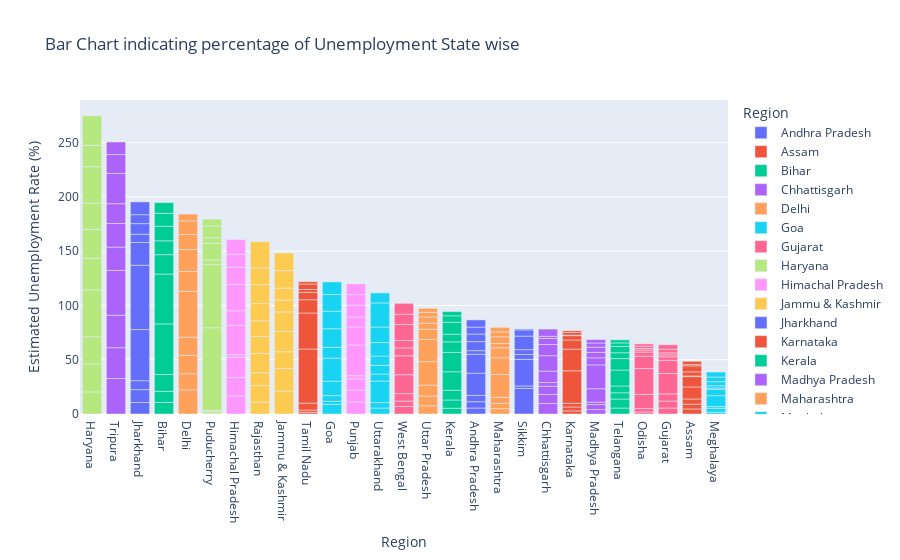

Write notebook code for a chart like this one.
### Code cell
n=px.bar(data,x='Region',y=' Estimated Unemployment Rate (%)',color='Region',title="Bar Chart indicating percentage of Unemployment State wise",template='plotly')
n.update_layout(xaxis={'categoryorder':'total descending'})
n.show()

### Figure 1 — Plotly figure (JSON) as saved in the notebook; plotly's stock layout.template omitted (floating-point values rounded to 4 significant figures)
{"data": [{"alignmentgroup": "True", "hovertemplate": "Region=%{x}<br> Estimated Unemployment Rate (%)=%{y}<extra></extra>", "legendgroup": "Andhra Pradesh", "marker": {"color": "#636efa", "pattern": {"shape": ""}}, "name": "Andhra Pradesh", "offsetgroup": "Andhra Pradesh", "orientation": "v", "showlegend": true, "textposition": "auto", "type": "bar", "x": ["Andhra Pradesh", "Andhra Pradesh", "Andhra Pradesh", "Andhra Pradesh", "Andhra Pradesh", "Andhra Pradesh", "Andhra Pradesh", "Andhra Pradesh", "Andhra Pradesh", "Andhra Pradesh"], "xaxis": "x", "y": [5.48, 5.83, 5.79, 20.51, 17.43, 3.31, 8.34, 6.96, 6.4, 6.59], "yaxis": "y"}, {"alignmentgroup": "True", "hovertemplate": "Region=%{x}<br> Estimated Unemployment Rate (%)=%{y}<extra></extra>", "legendgroup": "Assam", "marker": {"color": "#EF553B", "pattern": {"shape": ""}}, "name": "Assam", "offsetgroup": "Assam", "orientation": "v", "showlegend": true, "textposition": "auto", "type": "bar", "x": ["Assam", "Assam", "Assam", "Assam", "Assam", "Assam", "Assam", "Assam", "Assam", "Assam"], "xaxis": "x", "y": [4.66, 4.41, 4.77, 11.06, 9.55, 0.6, 3.77, 5.53, 1.19, 3.02], "yaxis": "y"}, {"alignmentgroup": "True", "hovertemplate": "Region=%{x}<br> Estimated Unemployment Rate (%)=%{y}<extra></extra>", "legendgroup": "Bihar", "marker": {"color": "#00cc96", "pattern": {"shape": ""}}, "name": "Bihar", "offsetgroup": "Bihar", "orientation": "v", "showlegend": true, "textposition": "auto", "type": "bar", "x": ["Bihar", "Bihar", "Bihar", "Bihar", "Bihar", "Bihar", "Bihar", "Bihar", "Bihar", "Bihar"], "xaxis": "x", "y": [10.61, 10.29, 15.43, 46.64, 45.96, 17.82, 12.79, 13.44, 11.91, 9.82], "yaxis": "y"}, {"alignmentgroup": "True", "hovertemplate": "Region=%{x}<br> Estimated Unemployment Rate (%)=%{y}<extra></extra>", "legendgroup": "Chhattisgarh", "marker": {"color": "#ab63fa", "pattern": {"shape": ""}}, "name": "Chhattisgarh", "offsetgroup": "Chhattisgarh", "orientation": "v", "showlegend": true, "textposition": "auto", "type": "bar", "x": ["Chhattisgarh", "Chhattisgarh", "Chhattisgarh", "Chhattisgarh", "Chhattisgarh", "Chhattisgarh", "Chhattisgarh", "Chhattisgarh", "Chhattisgarh", "Chhattisgarh"], "xaxis": "x", "y": [9.65, 8.38, 7.54, 3.41, 10.5, 14.23, 10.27, 5.63, 1.96, 6.62], "yaxis": "y"}, {"alignmentgroup": "True", "hovertemplate": "Region=%{x}<br> Estimated Unemployment Rate (%)=%{y}<extra></extra>", "legendgroup": "Delhi", "marker": {"color": "#FFA15A", "pattern": {"shape": ""}}, "name": "Delhi", "offsetgroup": "Delhi", "orientation": "v", "showlegend": true, "textposition": "auto", "type": "bar", "x": ["Delhi", "Delhi", "Delhi", "Delhi", "Delhi", "Delhi", "Delhi", "Delhi", "Delhi", "Delhi"], "xaxis": "x", "y": [22.23, 14.84, 17.04, 16.68, 42.27, 18.19, 20.3, 13.79, 12.53, 6.27], "yaxis": "y"}, {"alignmentgroup": "True", "hovertemplate": "Region=%{x}<br> Estimated Unemployment Rate (%)=%{y}<extra></extra>", "legendgroup": "Goa", "marker": {"color": "#19d3f3", "pattern": {"shape": ""}}, "name": "Goa", "offsetgroup": "Goa", "orientation": "v", "showlegend": true, "textposition": "auto", "type": "bar", "x": ["Goa", "Goa", "Goa", "Goa", "Goa", "Goa", "Goa", "Goa", "Goa", "Goa"], "xaxis": "x", "y": [8.89, 2.81, 5.25, 13.31, 21.25, 9.96, 17.07, 16.21, 15.38, 11.54], "yaxis": "y"}, {"alignmentgroup": "True", "hovertemplate": "Region=%{x}<br> Estimated Unemployment Rate (%)=%{y}<extra></extra>", "legendgroup": "Gujarat", "marker": {"color": "#FF6692", "pattern": {"shape": ""}}, "name": "Gujarat", "offsetgroup": "Gujarat", "orientation": "v", "showlegend": true, "textposition": "auto", "type": "bar", "x": ["Gujarat", "Gujarat", "Gujarat", "Gujarat", "Gujarat", "Gujarat", "Gujarat", "Gujarat", "Gujarat", "Gujarat"], "xaxis": "x", "y": [5.54, 6.38, 6.66, 18.71, 12.11, 3.2, 1.84, 1.87, 3.42, 4.03], "yaxis": "y"}, {"alignmentgroup": "True", "hovertemplate": "Region=%{x}<br> Estimated Unemployment Rate (%)=%{y}<extra></extra>", "legendgroup": "Haryana", "marker": {"color": "#B6E880", "pattern": {"shape": ""}}, "name": "Haryana", "offsetgroup": "Haryana", "orientation": "v", "showlegend": true, "textposition": "auto", "type": "bar", "x": ["Haryana", "Haryana", "Haryana", "Haryana", "Haryana", "Haryana", "Haryana", "Haryana", "Haryana", "Haryana"], "xaxis": "x", "y": [20.34, 25.77, 25.05, 43.22, 29.02, 26.7, 24.18, 33.5, 19.68, 27.31], "yaxis": "y"}, {"alignmentgroup": "True", "hovertemplate": "Region=%{x}<br> Estimated Unemployment Rate (%)=%{y}<extra></extra>", "legendgroup": "Himachal Pradesh", "marker": {"color": "#FF97FF", "pattern": {"shape": ""}}, "name": "Himachal Pradesh", "offsetgroup": "Himachal Pradesh", "orientation": "v", "showlegend": true, "textposition": "auto", "type": "bar", "x": ["Himachal Pradesh", "Himachal Pradesh", "Himachal Pradesh", "Himachal Pradesh", "Himachal Pradesh", "Himachal Pradesh", "Himachal Pradesh", "Himachal Pradesh", "Himachal Pradesh", "Himachal Pradesh"], "xaxis": "x", "y": [16.83, 16.84, 18.76, 2.2, 26.95, 13.47, 24.31, 15.79, 12.04, 13.46], "yaxis": "y"}, {"alignmentgroup": "True", "hovertemplate": "Region=%{x}<br> Estimated Unemployment Rate (%)=%{y}<extra></extra>", "legendgroup": "Jammu & Kashmir", "marker": {"color": "#FECB52", "pattern": {"shape": ""}}, "name": "Jammu & Kashmir", "offsetgroup": "Jammu & Kashmir", "orientation": "v", "showlegend": true, "textposition": "auto", "type": "bar", "x": ["Jammu & Kashmir", "Jammu & Kashmir", "Jammu & Kashmir", "Jammu & Kashmir", "Jammu & Kashmir", "Jammu & Kashmir", "Jammu & Kashmir", "Jammu & Kashmir", "Jammu & Kashmir"], "xaxis": "x", "y": [21.08, 20.78, 15.5, 18.74, 17.92, 10.88, 11.09, 16.17, 16.14], "yaxis": "y"}, {"alignmentgroup": "True", "hovertemplate": "Region=%{x}<br> Estimated Unemployment Rate (%)=%{y}<extra></extra>", "legendgroup": "Jharkhand", "marker": {"color": "#636efa", "pattern": {"shape": ""}}, "name": "Jharkhand", "offsetgroup": "Jharkhand", "orientation": "v", "showlegend": true, "textposition": "auto", "type": "bar", "x": ["Jharkhand", "Jharkhand", "Jharkhand", "Jharkhand", "Jharkhand", "Jharkhand", "Jharkhand", "Jharkhand", "Jharkhand", "Jharkhand"], "xaxis": "x", "y": [10.61, 11.85, 8.23, 47.09, 59.23, 20.95, 7.63, 9.76, 8.24, 11.8], "yaxis": "y"}, {"alignmentgroup": "True", "hovertemplate": "Region=%{x}<br> Estimated Unemployment Rate (%)=%{y}<extra></extra>", "legendgroup": "Karnataka", "marker": {"color": "#EF553B", "pattern": {"shape": ""}}, "name": "Karnataka", "offsetgroup": "Karnataka", "orientation": "v", "showlegend": true, "textposition": "auto", "type": "bar", "x": ["Karnataka", "Karnataka", "Karnataka", "Karnataka", "Karnataka", "Karnataka", "Karnataka", "Karnataka", "Karnataka", "Karnataka"], "xaxis": "x", "y": [2.86, 3.61, 3.46, 29.84, 19.97, 8.44, 4.01, 0.5, 2.41, 1.58], "yaxis": "y"}, {"alignmentgroup": "True", "hovertemplate": "Region=%{x}<br> Estimated Unemployment Rate (%)=%{y}<extra></extra>", "legendgroup": "Kerala", "marker": {"color": "#00cc96", "pattern": {"shape": ""}}, "name": "Kerala", "offsetgroup": "Kerala", "orientation": "v", "showlegend": true, "textposition": "auto", "type": "bar", "x": ["Kerala", "Kerala", "Kerala", "Kerala", "Kerala", "Kerala", "Kerala", "Kerala", "Kerala", "Kerala"], "xaxis": "x", "y": [5.31, 7.6, 8.99, 16.99, 17.88, 9.71, 7.09, 10.98, 5.91, 3.88], "yaxis": "y"}, {"alignmentgroup": "True", "hovertemplate": "Region=%{x}<br> Estimated Unemployment Rate (%)=%{y}<extra></extra>", "legendgroup": "Madhya Pradesh", "marker": {"color": "#ab63fa", "pattern": {"shape": ""}}, "name": "Madhya Pradesh", "offsetgroup": "Madhya Pradesh", "orientation": "v", "showlegend": true, "textposition": "auto", "type": "bar", "x": ["Madhya Pradesh", "Madhya Pradesh", "Madhya Pradesh", "Madhya Pradesh", "Madhya Pradesh", "Madhya Pradesh", "Madhya Pradesh", "Madhya Pradesh", "Madhya Pradesh", "Madhya Pradesh"], "xaxis": "x", "y": [4.11, 4.57, 2.22, 12.36, 21.98, 6.48, 5.08, 4.7, 3.91, 3.13], "yaxis": "y"}, {"alignmentgroup": "True", "hovertemplate": "Region=%{x}<br> Estimated Unemployment Rate (%)=%{y}<extra></extra>", "legendgroup": "Maharashtra", "marker": {"color": "#FFA15A", "pattern": {"shape": ""}}, "name": "Maharashtra", "offsetgroup": "Maharashtra", "orientation": "v", "showlegend": true, "textposition": "auto", "type": "bar", "x": ["Maharashtra", "Maharashtra", "Maharashtra", "Maharashtra", "Maharashtra", "Maharashtra", "Maharashtra", "Maharashtra", "Maharashtra", "Maharashtra"], "xaxis": "x", "y": [4.95, 4.69, 5.79, 20.9, 15.46, 9.23, 3.89, 6.23, 4.55, 4.1], "yaxis": "y"}, {"alignmentgroup": "True", "hovertemplate": "Region=%{x}<br> Estimated Unemployment Rate (%)=%{y}<extra></extra>", "legendgroup": "Meghalaya", "marker": {"color": "#19d3f3", "pattern": {"shape": ""}}, "name": "Meghalaya", "offsetgroup": "Meghalaya", "orientation": "v", "showlegend": true, "textposition": "auto", "type": "bar", "x": ["Meghalaya", "Meghalaya", "Meghalaya", "Meghalaya", "Meghalaya", "Meghalaya", "Meghalaya", "Meghalaya", "Meghalaya", "Meghalaya"], "xaxis": "x", "y": [1.66, 3.59, 1.58, 10.03, 5.92, 1.15, 2.1, 3.74, 4.29, 4.6], "yaxis": "y"}, {"alignmentgroup": "True", "hovertemplate": "Region=%{x}<br> Estimated Unemployment Rate (%)=%{y}<extra></extra>", "legendgroup": "Odisha", "marker": {"color": "#FF6692", "pattern": {"shape": ""}}, "name": "Odisha", "offsetgroup": "Odisha", "orientation": "v", "showlegend": true, "textposition": "auto", "type": "bar", "x": ["Odisha", "Odisha", "Odisha", "Odisha", "Odisha", "Odisha", "Odisha", "Odisha", "Odisha", "Odisha"], "xaxis": "x", "y": [1.9, 3.12, 13.08, 23.76, 11.41, 3.77, 1.88, 1.42, 2.1, 2.18], "yaxis": "y"}, {"alignmentgroup": "True", "hovertemplate": "Region=%{x}<br> Estimated Unemployment Rate (%)=%{y}<extra></extra>", "legendgroup": "Puducherry", "marker": {"color": "#B6E880", "pattern": {"shape": ""}}, "name": "Puducherry", "offsetgroup": "Puducherry", "orientation": "v", "showlegend": true, "textposition": "auto", "type": "bar", "x": ["Puducherry", "Puducherry", "Puducherry", "Puducherry", "Puducherry", "Puducherry", "Puducherry", "Puducherry", "Puducherry", "Puducherry"], "xaxis": "x", "y": [0.58, 1.76, 1.2, 75.85, 58.19, 4.24, 15.47, 5.05, 10.9, 6.18], "yaxis": "y"}, {"alignmentgroup": "True", "hovertemplate": "Region=%{x}<br> Estimated Unemployment Rate (%)=%{y}<extra></extra>", "legendgroup": "Punjab", "marker": {"color": "#FF97FF", "pattern": {"shape": ""}}, "name": "Punjab", "offsetgroup": "Punjab", "orientation": "v", "showlegend": true, "textposition": "auto", "type": "bar", "x": ["Punjab", "Punjab", "Punjab", "Punjab", "Punjab", "Punjab", "Punjab", "Punjab", "Punjab", "Punjab"], "xaxis": "x", "y": [11.11, 10.97, 10.32, 2.86, 28.33, 16.55, 9.19, 10.99, 9.61, 9.88], "yaxis": "y"}, {"alignmentgroup": "True", "hovertemplate": "Region=%{x}<br> Estimated Unemployment Rate (%)=%{y}<extra></extra>", "legendgroup": "Rajasthan", "marker": {"color": "#FECB52", "pattern": {"shape": ""}}, "name": "Rajasthan", "offsetgroup": "Rajasthan", "orientation": "v", "showlegend": true, "textposition": "auto", "type": "bar", "x": ["Rajasthan", "Rajasthan", "Rajasthan", "Rajasthan", "Rajasthan", "Rajasthan", "Rajasthan", "Rajasthan", "Rajasthan", "Rajasthan"], "xaxis": "x", "y": [10.97, 15.16, 11.9, 17.7, 15.74, 14.39, 15.81, 17.51, 15.35, 24.15], "yaxis": "y"}, {"alignmentgroup": "True", "hovertemplate": "Region=%{x}<br> Estimated Unemployment Rate (%)=%{y}<extra></extra>", "legendgroup": "Sikkim", "marker": {"color": "#636efa", "pattern": {"shape": ""}}, "name": "Sikkim", "offsetgroup": "Sikkim", "orientation": "v", "showlegend": true, "textposition": "auto", "type": "bar", "x": ["Sikkim", "Sikkim", "Sikkim", "Sikkim", "Sikkim", "Sikkim", "Sikkim", "Sikkim"], "xaxis": "x", "y": [23.57, 2.28, 24.51, 4.46, 4.45, 12.49, 5.7, 0.88], "yaxis": "y"}, {"alignmentgroup": "True", "hovertemplate": "Region=%{x}<br> Estimated Unemployment Rate (%)=%{y}<extra></extra>", "legendgroup": "Tamil Nadu", "marker": {"color": "#EF553B", "pattern": {"shape": ""}}, "name": "Tamil Nadu", "offsetgroup": "Tamil Nadu", "orientation": "v", "showlegend": true, "textposition": "auto", "type": "bar", "x": ["Tamil Nadu", "Tamil Nadu", "Tamil Nadu", "Tamil Nadu", "Tamil Nadu", "Tamil Nadu", "Tamil Nadu", "Tamil Nadu", "Tamil Nadu", "Tamil Nadu"], "xaxis": "x", "y": [1.57, 2.09, 6.4, 49.83, 33.16, 12.2, 6.81, 2.65, 5, 2.16], "yaxis": "y"}, {"alignmentgroup": "True", "hovertemplate": "Region=%{x}<br> Estimated Unemployment Rate (%)=%{y}<extra></extra>", "legendgroup": "Telangana", "marker": {"color": "#00cc96", "pattern": {"shape": ""}}, "name": "Telangana", "offsetgroup": "Telangana", "orientation": "v", "showlegend": true, "textposition": "auto", "type": "bar", "x": ["Telangana", "Telangana", "Telangana", "Telangana", "Telangana", "Telangana", "Telangana", "Telangana", "Telangana", "Telangana"], "xaxis": "x", "y": [5.49, 8.29, 5.77, 6.25, 14.7, 10.55, 5.36, 5.79, 3.27, 2.86], "yaxis": "y"}, {"alignmentgroup": "True", "hovertemplate": "Region=%{x}<br> Estimated Unemployment Rate (%)=%{y}<extra></extra>", "legendgroup": "Tripura", "marker": {"color": "#ab63fa", "pattern": {"shape": ""}}, "name": "Tripura", "offsetgroup": "Tripura", "orientation": "v", "showlegend": true, "textposition": "auto", "type": "bar", "x": ["Tripura", "Tripura", "Tripura", "Tripura", "Tripura", "Tripura", "Tripura", "Tripura", "Tripura", "Tripura"], "xaxis": "x", "y": [32.67, 28.4, 29.95, 41.23, 21.51, 21.71, 18.24, 27.92, 17.35, 11.57], "yaxis": "y"}, {"alignmentgroup": "True", "hovertemplate": "Region=%{x}<br> Estimated Unemployment Rate (%)=%{y}<extra></extra>", "legendgroup": "Uttar Pradesh", "marker": {"color": "#FFA15A", "pattern": {"shape": ""}}, "name": "Uttar Pradesh", "offsetgroup": "Uttar Pradesh", "orientation": "v", "showlegend": true, "textposition": "auto", "type": "bar", "x": ["Uttar Pradesh", "Uttar Pradesh", "Uttar Pradesh", "Uttar Pradesh", "Uttar Pradesh", "Uttar Pradesh", "Uttar Pradesh", "Uttar Pradesh", "Uttar Pradesh", "Uttar Pradesh"], "xaxis": "x", "y": [7.58, 8.98, 10.11, 21.54, 20.41, 9.47, 5.56, 5.79, 4.18, 3.75], "yaxis": "y"}, {"alignmentgroup": "True", "hovertemplate": "Region=%{x}<br> Estimated Unemployment Rate (%)=%{y}<extra></extra>", "legendgroup": "Uttarakhand", "marker": {"color": "#19d3f3", "pattern": {"shape": ""}}, "name": "Uttarakhand", "offsetgroup": "Uttarakhand", "orientation": "v", "showlegend": true, "textposition": "auto", "type": "bar", "x": ["Uttarakhand", "Uttarakhand", "Uttarakhand", "Uttarakhand", "Uttarakhand", "Uttarakhand", "Uttarakhand", "Uttarakhand", "Uttarakhand", "Uttarakhand"], "xaxis": "x", "y": [5.49, 4.99, 19.85, 6.48, 8.01, 8.61, 12.38, 14.26, 22.26, 9.23], "yaxis": "y"}, {"alignmentgroup": "True", "hovertemplate": "Region=%{x}<br> Estimated Unemployment Rate (%)=%{y}<extra></extra>", "legendgroup": "West Bengal", "marker": {"color": "#FF6692", "pattern": {"shape": ""}}, "name": "West Bengal", "offsetgroup": "West Bengal", "orientation": "v", "showlegend": true, "textposition": "auto", "type": "bar", "x": ["West Bengal", "West Bengal", "West Bengal", "West Bengal", "West Bengal", "West Bengal", "West Bengal", "West Bengal", "West Bengal", "West Bengal"], "xaxis": "x", "y": [6.94, 4.92, 6.92, 17.41, 17.41, 7.29, 6.83, 14.87, 9.35, 9.98], "yaxis": "y"}], "layout": {"barmode": "relative", "legend": {"title": {"text": "Region"}, "tracegroupgap": 0}, "title": {"text": "Bar Chart indicating percentage of Unemployment State wise"}, "xaxis": {"anchor": "y", "categoryarray": ["Andhra Pradesh", "Assam", "Bihar", "Chhattisgarh", "Delhi", "Goa", "Gujarat", "Haryana", "Himachal Pradesh", "Jammu & Kashmir", "Jharkhand", "Karnataka", "Kerala", "Madhya Pradesh", "Maharashtra", "Meghalaya", "Odisha", "Puducherry", "Punjab", "Rajasthan", "Sikkim", "Tamil Nadu", "Telangana", "Tripura", "Uttar Pradesh", "Uttarakhand", "West Bengal"], "categoryorder": "total descending", "domain": [0, 1], "title": {"text": "Region"}}, "yaxis": {"anchor": "x", "domain": [0, 1], "title": {"text": " Estimated Unemployment Rate (%)"}}}}
